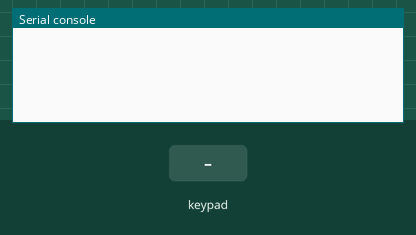
Bench run of a program on a simulated Raspberry Pi Pico running MicroPython. Shown: the last lines printed to the serial console. Inputs (shaded band) come from the test bench.

Above: at 1.2 s.
1.3 s: key '1' pressed
At 2.2 s:
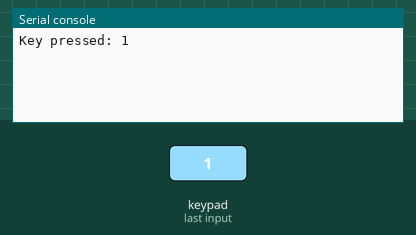
2.8 s: keypad keys 1 2 # pressed 0.4 s apart
At 3.9 s:
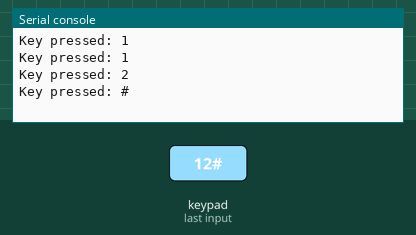
5.5 s: key 'A' pressed
At 6.6 s:
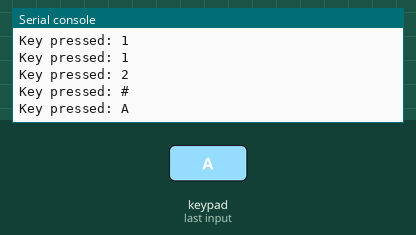
7.0 s: keypad keys 1 2 * pressed 0.4 s apart
At 8.3 s:
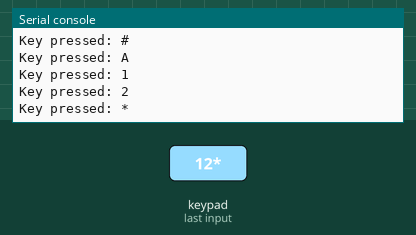
9.7 s: key 'B' pressed
At 10.9 s:
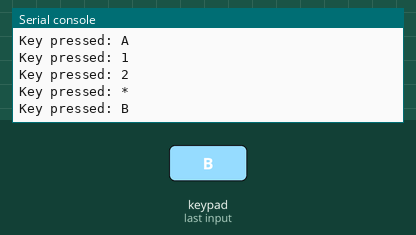
11.2 s: keypad keys 1 2 D pressed 0.4 s apart
At 12.7 s:
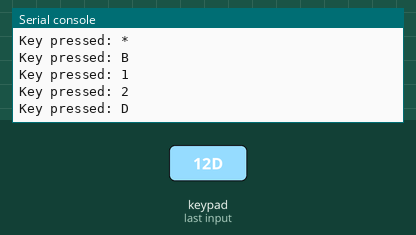

Measured:
- after the input at 1.3 s, the serial console: prints a new line at once (image 1)
- after the input at 2.8 s, the serial console: prints a new line after 0.40 s (image 2)
- after the input at 5.5 s, the serial console: prints a new line at once (image 3)
- after the input at 7.0 s, the serial console: prints a new line at once (image 4)
- after the input at 9.7 s, the serial console: prints a new line at once (image 5)
- after the input at 11.2 s, the serial console: prints a new line at once (image 6)

The program:

matrix_keypad.py
```python
from machine import Pin
import time

class Keypad:
    def __init__(self, row_pins, col_pins):
        self.rows = [Pin(i, Pin.OUT) for i in row_pins]
        self.columns = [Pin(i, Pin.IN, Pin.PULL_DOWN) for i in col_pins]
        self.keypad_layout = [
            ['1', '2', '3', 'A'],
            ['4', '5', '6', 'B'],
            ['7', '8', '9', 'C'],
            ['*', '0', '#', 'D']
        ]
        self.last_key_pressed = None

    def read_keypad(self):
        for i, row in enumerate(self.rows):
            row.value(1)
            for j, column in enumerate(self.columns):
                if column.value():
                    key = self.keypad_layout[i][j]
                    if key != self.last_key_pressed:  # Prevent repetitive readings of same key
                        self.last_key_pressed = key
                        return key
            row.value(0)
        self.last_key_pressed = None
        return None

    def wait_for_keypress(self):
        '''This function will block until a key is pressed'''
        key = None
        while key is None:
            key = self.read_keypad()
            time.sleep(0.05)
        return key

# Usage:
keypad = Keypad(row_pins=[0, 1, 2, 3], col_pins=[4, 5, 6, 7])

while True:
    key = keypad.read_keypad()
    if key:
        print('Key pressed:', key)
        time.sleep(0.3)  # debounce
```
